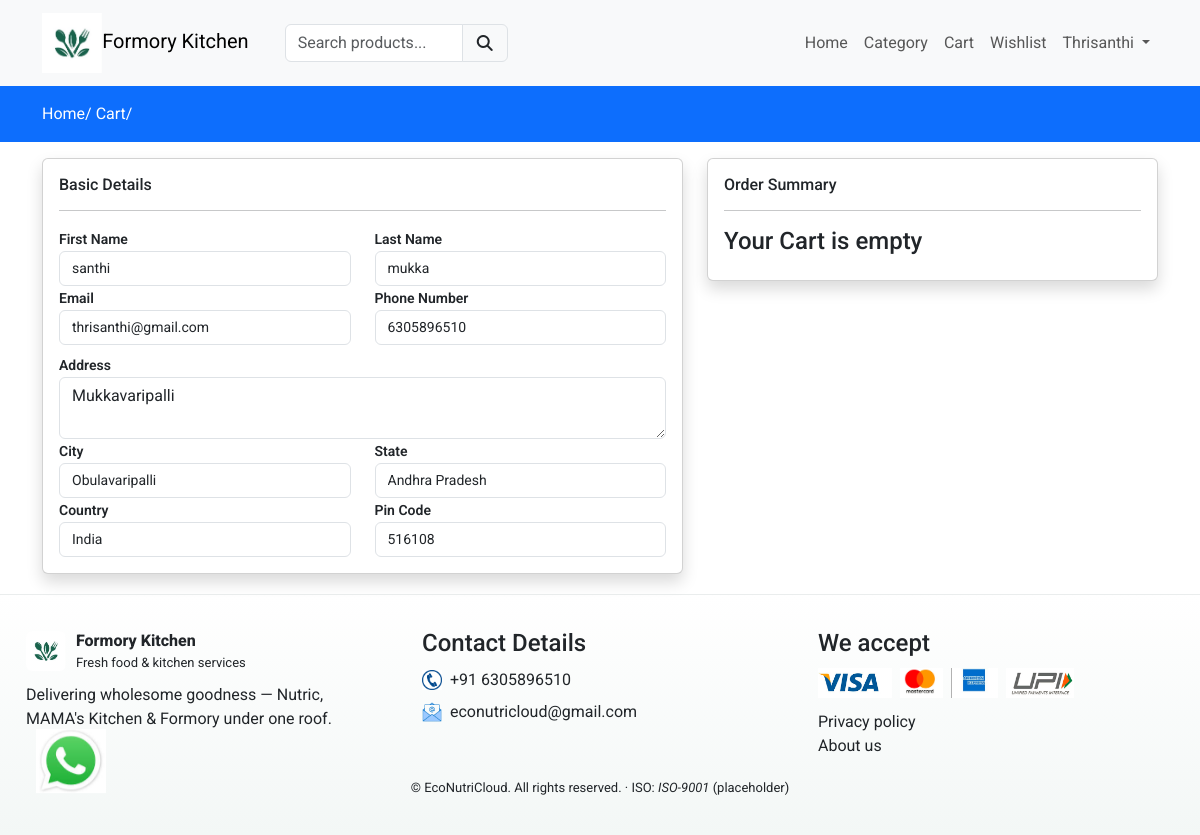
Page /checkout (signed in) on the earlier database version.
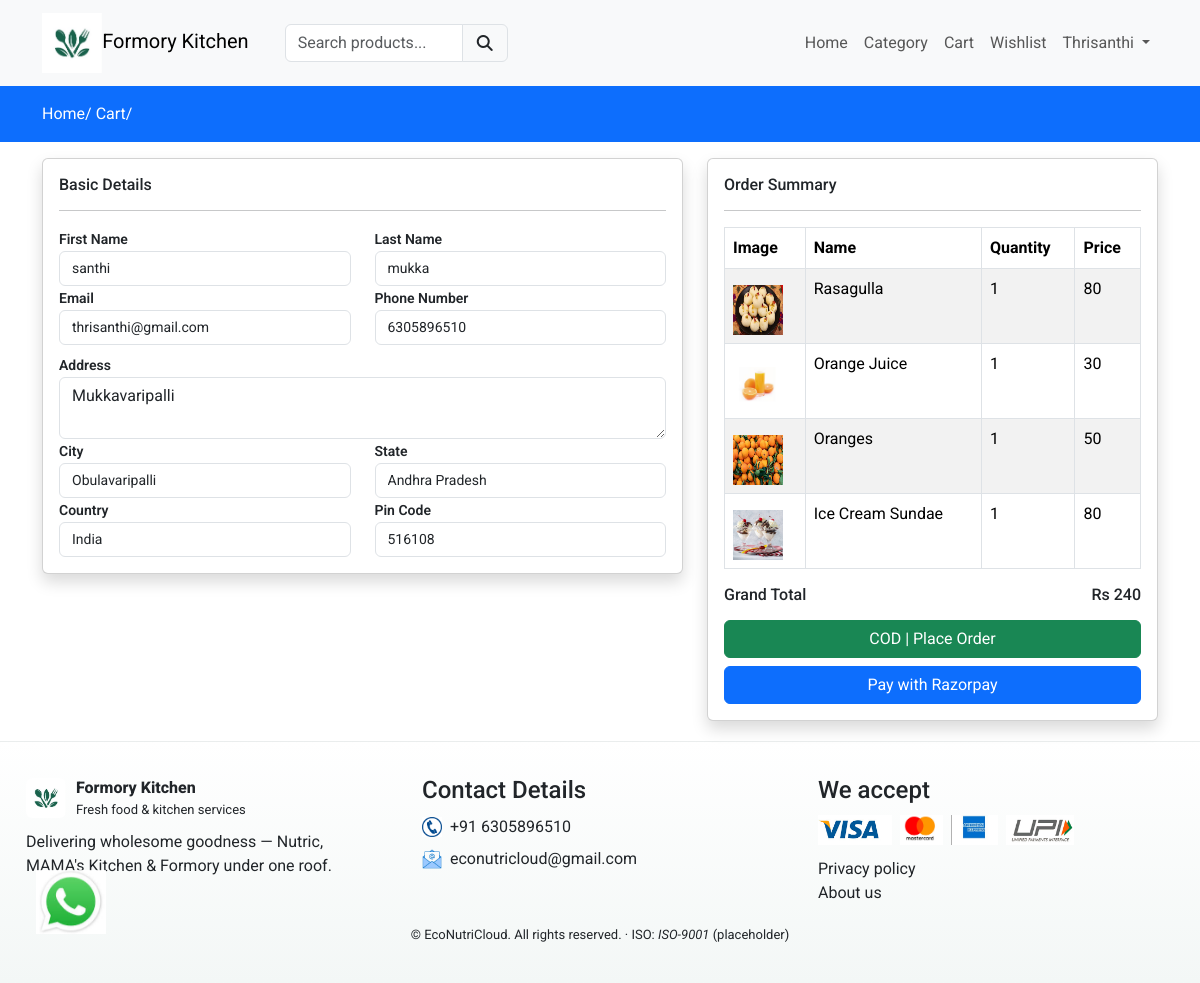
Same page on the later database version.
### formoryapp/models.py (models this page shows, shortened)
class Cart(models.Model):
    user = models.ForeignKey(User,on_delete=models.CASCADE)
    product = models.ForeignKey(Product,on_delete=models.CASCADE)
    product_qty = models.IntegerField(null=False,blank=False)
    created_at = models.DateTimeField(auto_now_add=True)

class Product(models.Model):
    category = models.ForeignKey(Category, on_delete=models.CASCADE)
    slug = models.CharField(max_length=150, null=False, blank=False)
    name = models.CharField(max_length=150, null=False, blank=False)
    product_image = models.ImageField(upload_to=get_file_path, null=True, blank=True)
    small_description = models.CharField(max_length=250, null=False, blank=False)
    quantity = models.DecimalField(max_digits=10, decimal_places=2, null=False, blank=False)
    description = models.TextField(max_length=500, null=False, blank=True)
    original_price = models.FloatField(null=False, blank=False)
    selling_price = models.FloatField(null=False, blank=False)
    status = models.BooleanField(default=False, help_text="0=default,1=Hidden")
    trending = models.BooleanField(default=False, help_text="0=default,1=Trending")
    tag = models.CharField(max_length=150, null=False, blank=True)
    meta_title = models.CharField(max_length=150, null=False, blank=True)
    meta_keywords = models.CharField(max_length=150, null=False, blank=True)
    meta_description = models.TextField(max_length=500, null=False, blank=True)
    created_at = models.DateTimeField(auto_now_add=True)

### formoryapp/controller/checkout.py (the view)
# urls.py: path('checkout',checkout.index,name="checkout"),
def index(request):
    rawcart = Cart.objects.filter(user=request.user)
    for item in rawcart:
        if item.product_qty > item.product.quantity:
            Cart.objects.filter(id=item.id).delete()
    cartitems = Cart.objects.filter(user=request.user)
    total_price = 0
    for item in cartitems:
        total_price += item.product.selling_price * item.product_qty
    userprofile = Profile.objects.filter(user=request.user).first()
    context = {'cartitems': cartitems, 'total_price': total_price, 'userprofile': userprofile}
    return render(request, 'checkout.html', context)

### formoryapp/templates/checkout.html (shortened to what the changed rows need)
{% extends "main.html" %}
{% block content %}
{% load static %}
<div class="container mt-3">
    <div class="row">
        <div class="col-md-5">
            <div class="card shadow">
                <div class="card-body">
                    <h6>Order Summary</h6>
                    <hr>
                    {% if cartitems %}
                         <table class="table table-striped table-bordered">
                            <thead>
                                <tr>
                                    <th>Image</th>
                                    <th>Name</th>
                                    <th>Quantity</th>
                                    <th>Price</th>
                                </tr>
                            </thead>
                            <tbody>
                                {% for item in cartitems %}
                                <tr>
                                    <td><img src="{{ item.product.product_image.url }}" height="50px" width="50px" class="mt-2" alt="Image here"></td>
                                    <td>{{ item.product.name }}</td>
                                    <td>{{ item.product_qty }}</td>
                                    <td>{{ item.product.selling_price | stringformat:"d" }}</td>
                                </tr>
                                {% endfor %}
                            </tbody>
                         </table>
                         <h6>Grand Total
                             <span class="float-end"> Rs {{ total_price | stringformat:"d" }}</span>
                         </h6>
                         <div class="mt-3">
                             <button type="submit" class="btn btn-success w-100">COD | Place Order</button>
                             <button type="button" class="btn btn-primary PayWithRazorpay w-100 mt-2">Pay with Razorpay</button>
                         </div>
                    {% else %}
                        <h4>Your Cart is empty </h4>
                    {% endif %}
                </div>
            </div>
        </div>
    </div>
</div>
{% endblock content %}

Differences in the rows shown:
added Cart: product.product_image (picture), product.name "Rasagulla", product_qty "1", product.selling_price "80"
added Cart: product.product_image (picture), product.name "Orange Juice", product_qty "1", product.selling_price "30"
added Cart: product.product_image (picture), product.name "Oranges", product_qty "1", product.selling_price "50"
added Cart: product.product_image (picture), product.name "Ice Cream Sundae", product_qty "1", product.selling_price "80"
Other differences:
{{ total_price | stringformat:"d" }}: (not shown) → "240"
text no longer shown: "Your Cart is empty"
text now shown: "Image Name Quantity Price Grand Total Rs COD | Place Order Pay with Razorpay"
